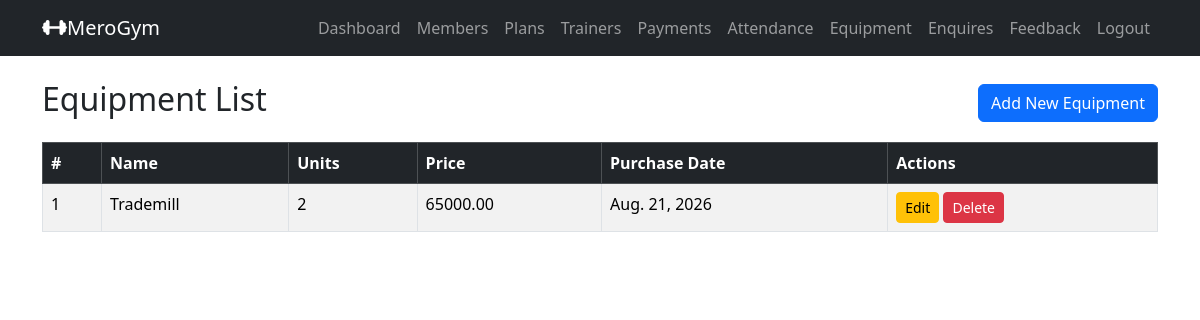
/admin_equipment/ (signed in), run on the app's committed database.
### gymapp/models.py (models this page shows, shortened)
class Equipment(models.Model):
    name = models.CharField(max_length=100)
    units = models.PositiveIntegerField(default=1)
    price = models.DecimalField(max_digits=8, decimal_places=2)
    purchase_date = models.DateField(default=timezone.now) # date when equipment was purchased
    is_active = models.BooleanField(default=True) # if remove/sold, mark as inactive instead of deleting records

### gymapp/views.py (the view)
    def wrapper(request, *args, **kwargs):
        if not request.user.is_authenticated or getattr(request.user, 'role', None) != 'ADMIN':
            messages.error(request, 'You must be logged in as an admin to access this page.')
            return redirect('admin_login')  # Redirect to the admin login page
        return view_func(request, *args, **kwargs)

### gymapp/views.py (called while the page is built)
def admin_required(view_func):
    def wrapper(request, *args, **kwargs):
        if not request.user.is_authenticated or getattr(request.user, 'role', None) != 'ADMIN':
            messages.error(request, 'You must be logged in as an admin to access this page.')
            return redirect('admin_login')  # Redirect to the admin login page
        return view_func(request, *args, **kwargs)
    return wrapper

@admin_required
def admin_equipment_list(request):
    search = request.GET.get('search', '')
    equipments = Equipment.objects.all().order_by('name') # order equipment by name
    if search:
        equipments = equipments.filter(name__icontains=search)
    return render(request, 'admin_equipment_list.html', {'equipments' : equipments, 'search':search})

### gymapp/templates/admin_equipment_list.html (shortened to what this page needs)
{% extends 'base.html' %}
{% block content %}
<div class="d-flex justify-content-between align-items-center mb-3">
    <h2>Equipment List</h2>
    <a href="{% url 'admin_equipment_add' %}" class="btn btn-primary">Add New Equipment</a>
</div>
<table class="table table-bordered table-striped">
    <thead class="table-dark">
        <tr>
            <th>#</th>
            <th>Name</th>
            <th>Units</th>
            <th>Price</th>
            <th>Purchase Date</th>
            <th>Actions</th>
        </tr>
    </thead>
    <tbody>
        {% for equipment in equipments %}
        <tr>
            <td>{{ forloop.counter }}</td>
            <td>{{ equipment.name }}</td>
            <td>{{ equipment.units }}</td>
            <td>{{ equipment.price }}</td>
            <td>{{ equipment.purchase_date }}</td>
            <td>
                <a href="{% url 'admin_equipment_edit' equipment.id %}" class="btn btn-sm btn-warning">Edit</a>
                <form method="post" action="{% url 'admin_equipment_delete' equipment.id %}" style="display:inline;">
                    <button type="submit" class="btn btn-sm btn-danger" onclick="return confirm('Are you sure you want to delete this equipment?');">Delete</button>
                </form>
            </td>
        </tr>
        {% empty %}
        <tr>
            <td colspan="6" class="text-center">No equipment available.</td>
        </tr>
        {% endfor %}
</table>
{% endblock %}

### data on the page
Equipment: name "Trademill", units "2", price "65000.00", purchase_date "Aug. 21, 2026"
